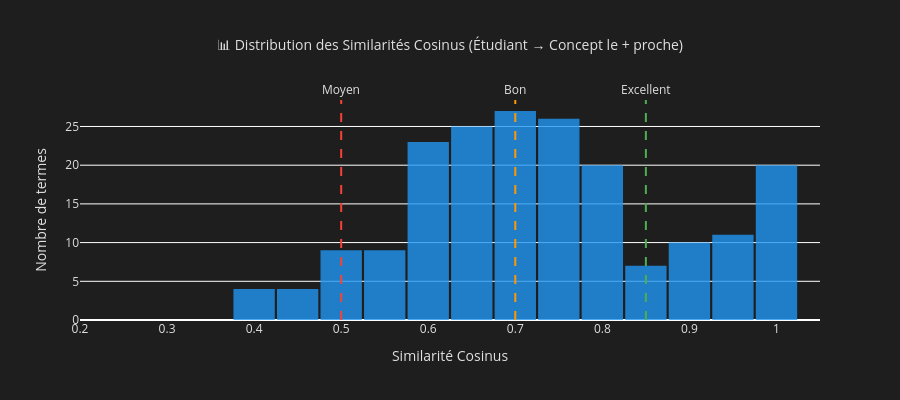

The notebook cell saved with this chart:
### Code cell
# ============================================================
# CELLULE 7 — Tableau Détaillé : Meilleurs & Pires Matchs
# ============================================================

df_display = df_nn[['terme_etudiant', 'concept_onto', 'ontology_id', 'categorie', 'cosine_similarity']].copy()
df_display = df_display.rename(columns={
    'terme_etudiant':    '⭐ Terme Étudiant',
    'concept_onto':      '🔵 Concept Ontologie',
    'ontology_id':       'ID OWL',
    'categorie':         'Catégorie',
    'cosine_similarity': 'Sim. Cosinus',
})
df_display['Sim. Cosinus'] = df_display['Sim. Cosinus'].round(4)
df_sorted = df_display.sort_values('Sim. Cosinus', ascending=True)

print("=" * 80)
print("🔴 TOP 20 — Termes étudiants les PLUS ÉLOIGNÉS de l'ontologie")
print("   (= termes mal couverts, potentiels trous dans l'ontologie)")
print("=" * 80)
display(df_sorted.head(40).reset_index(drop=True))

print("\n" + "=" * 80)
print("🟢 TOP 20 — Termes étudiants les PLUS PROCHES de l'ontologie")
print("   (= excellent alignement sémantique)")
print("=" * 80)
display(df_sorted.tail(20).sort_values('Sim. Cosinus', ascending=False).reset_index(drop=True))

# ─── Histogramme de distribution des similarités ──────────────
fig3 = go.Figure()
fig3.add_trace(go.Histogram(
    x=df_nn['cosine_similarity'],
    nbinsx=30,
    marker_color='#2196F3',
    opacity=0.8,
))

# Lignes de seuils
for thresh, label, color in [(0.85, 'Excellent', '#4CAF50'), (0.70, 'Bon', '#FF9800'), (0.50, 'Moyen', '#F44336')]:
    fig3.add_vline(x=thresh, line=dict(color=color, dash='dash', width=2),
                   annotation_text=label, annotation_position="top")

fig3.update_layout(
    title=dict(text="📊 Distribution des Similarités Cosinus (Étudiant → Concept le + proche)", 
               font=dict(size=14, color='#e0e0e0'), x=0.5),
    xaxis=dict(title="Similarité Cosinus", range=[0.2, 1.05]),
    yaxis=dict(title="Nombre de termes"),
    plot_bgcolor='#1e1e1e', paper_bgcolor='#1e1e1e',
    font=dict(color='#e0e0e0'),
    width=900, height=400,
    bargap=0.05,
)
fig3.show()

print(f"\n💡 Les termes 🔴 en bas du tableau sont des candidats pour enrichir l'ontologie.")

### Figure 1 — Plotly figure (JSON) as saved in the notebook; plotly's stock layout.template omitted (floating-point values rounded to 4 significant figures; data arrays with more than 128 entries replaced by an {"elided": "..."} marker saying what was removed)
{"data": [{"marker": {"color": "#2196F3"}, "nbinsx": 30, "opacity": 0.8, "type": "histogram", "x": {"elided": "195 float values"}}], "layout": {"annotations": [{"showarrow": false, "text": "Excellent", "x": 0.85, "xanchor": "center", "xref": "x", "y": 1, "yanchor": "bottom", "yref": "y domain"}, {"showarrow": false, "text": "Bon", "x": 0.7, "xanchor": "center", "xref": "x", "y": 1, "yanchor": "bottom", "yref": "y domain"}, {"showarrow": false, "text": "Moyen", "x": 0.5, "xanchor": "center", "xref": "x", "y": 1, "yanchor": "bottom", "yref": "y domain"}], "bargap": 0.05, "font": {"color": "#e0e0e0"}, "height": 400, "paper_bgcolor": "#1e1e1e", "plot_bgcolor": "#1e1e1e", "shapes": [{"line": {"color": "#4CAF50", "dash": "dash", "width": 2}, "type": "line", "x0": 0.85, "x1": 0.85, "xref": "x", "y0": 0, "y1": 1, "yref": "y domain"}, {"line": {"color": "#FF9800", "dash": "dash", "width": 2}, "type": "line", "x0": 0.7, "x1": 0.7, "xref": "x", "y0": 0, "y1": 1, "yref": "y domain"}, {"line": {"color": "#F44336", "dash": "dash", "width": 2}, "type": "line", "x0": 0.5, "x1": 0.5, "xref": "x", "y0": 0, "y1": 1, "yref": "y domain"}], "title": {"font": {"color": "#e0e0e0", "size": 14}, "text": "📊 Distribution des Similarités Cosinus (Étudiant → Concept le + proche)", "x": 0.5}, "width": 900, "xaxis": {"range": [0.2, 1.05], "title": {"text": "Similarité Cosinus"}}, "yaxis": {"title": {"text": "Nombre de termes"}}}}
